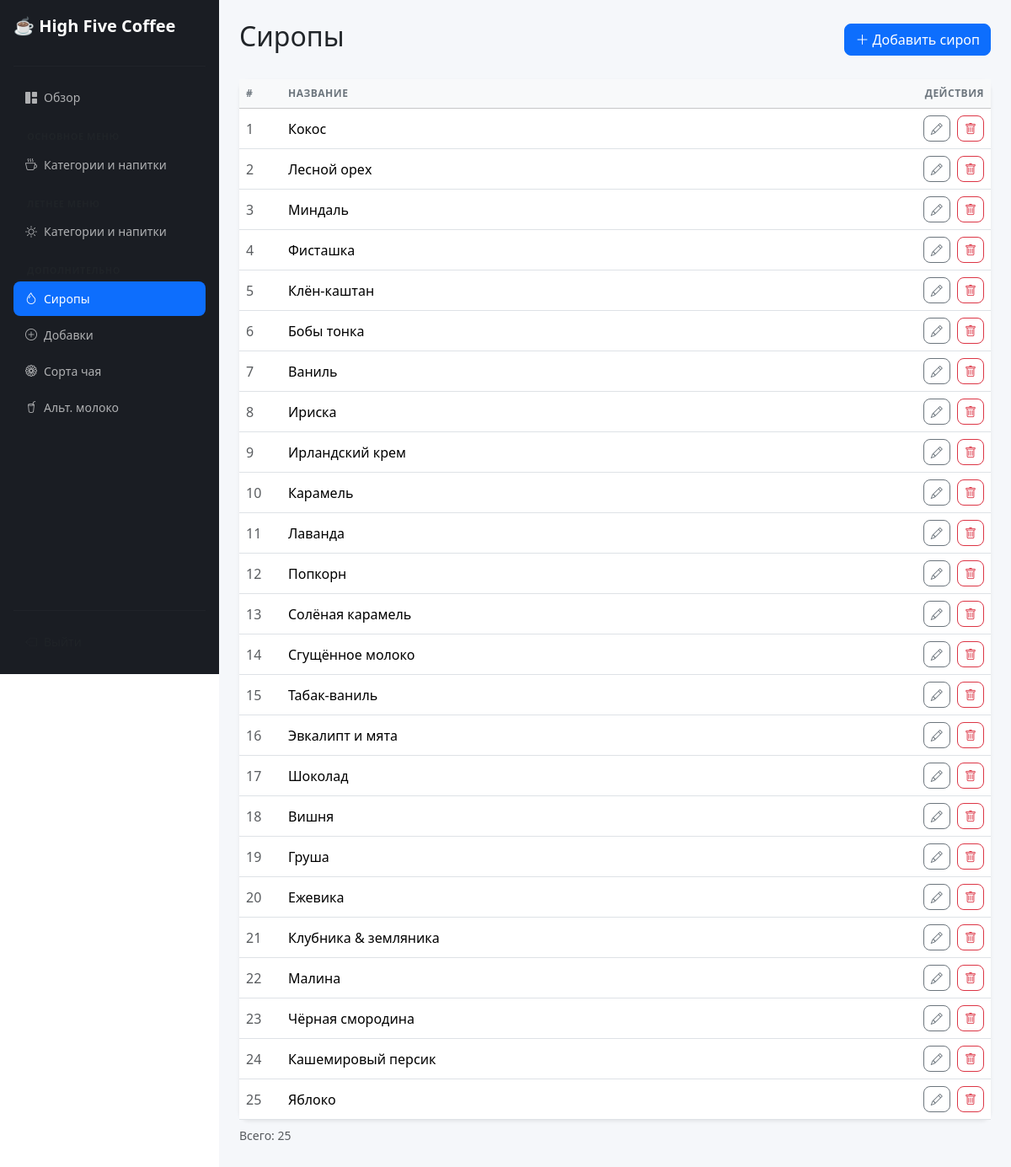
Page /syrups (signed in) on the committed database.
### tables this page shows
CREATE TABLE syrups (
            id INTEGER PRIMARY KEY AUTOINCREMENT,
            name TEXT NOT NULL UNIQUE,
            sort_order INTEGER DEFAULT 0
        );

### admin/app.py (the view, shortened to what this page needs)
@app.route('/syrups', methods=['GET', 'POST'])
@login_required
def syrups():
    db = get_db()
    items = db.execute("SELECT * FROM syrups ORDER BY sort_order").fetchall()
    db.close()
    return render_template(
        'simple_list.html',
        items=items,
        title='Сиропы',
        item_label='сироп',
        route_name='syrups',
    )

### admin/app.py (called while the page is built)
def login_required(view):
    @functools.wraps(view)
    def wrapped(**kwargs):
        if not session.get('logged_in'):
            return redirect(url_for('login'))
        return view(**kwargs)
    return wrapped

### admin/database.py (called while the page is built)
def get_db():
    conn = sqlite3.connect(DB_PATH)
    conn.row_factory = sqlite3.Row
    conn.execute("PRAGMA foreign_keys = ON")
    return conn

### admin/templates/simple_list.html (shortened to what this page needs)
{% extends "base.html" %}
{% block content %}
<div class="d-flex justify-content-between align-items-center mb-4">
    <h2>{{ title }}</h2>
    <button class="btn btn-primary" data-bs-toggle="collapse" data-bs-target="#addForm">
        <i class="bi bi-plus-lg me-1"></i>Добавить {{ item_label }}
    </button>
</div>
{% if items %}
<div class="card border-0 shadow-sm">
    <div class="table-responsive">
        <table class="table table-hover align-middle mb-0">
            <thead class="table-light">
                <tr>
                    <th style="width: 50px;">#</th>
                    <th>Название</th>
                    <th class="text-end" style="width: 140px;">Действия</th>
                </tr>
            </thead>
            <tbody>
                {% for item in items %}
                <tr>
                    <td class="text-muted">{{ loop.index }}</td>
                    <td class="fw-medium" id="name-display-{{ item.id }}">{{ item.name }}</td>
                    <td class="text-end">
                        <button class="btn btn-outline-secondary btn-sm me-1"
                                data-bs-toggle="modal" data-bs-target="#editModal{{ item.id }}">
                            <i class="bi bi-pencil"></i>
                        </button>
                        <form method="POST" action="{{ url_for(route_name) }}"
                              class="d-inline"
                              onsubmit="return confirm('Удалить «{{ item.name }}»?')">
                            <button class="btn btn-outline-danger btn-sm" type="submit">
                                <i class="bi bi-trash"></i>
                            </button>
                        </form>
                    </td>
                </tr>
                {% endfor %}
            </tbody>
        </table>
    </div>
</div>
<p class="text-muted small mt-2">Всего: {{ items|length }}</p>
{% else %}
<div class="text-center text-muted py-5">
    <i class="bi bi-inbox fs-1"></i>
    <p class="mt-2">Список пуст. Добавьте первый {{ item_label }}!</p>
</div>
{% endif %}
{% endblock %}

### admin/templates/base.html (shortened to what this page needs)
<!DOCTYPE html>
<html lang="ru">
<head>
    <link href="https://cdn.jsdelivr.net/npm/bootstrap@5.3.3/dist/css/bootstrap.min.css" rel="stylesheet">
    <link href="https://cdn.jsdelivr.net/npm/bootstrap-icons@1.11.3/font/bootstrap-icons.min.css" rel="stylesheet">
    <link href="{{ url_for('static', filename='style.css') }}" rel="stylesheet">
</head>
<body>
    <div class="d-flex">
        <nav class="sidebar d-flex flex-column flex-shrink-0 p-3">
            <a href="{{ url_for('dashboard') }}" class="d-flex align-items-center mb-3 text-decoration-none sidebar-brand">
                <span class="fs-5 fw-semibold">☕ High Five Coffee</span>
            </a>
            <hr>
            <ul class="nav nav-pills flex-column mb-auto">
                <li class="nav-item">
                    <a href="{{ url_for('dashboard') }}"
                       class="nav-link {% if request.endpoint == 'dashboard' %}active{% endif %}">
                        <i class="bi bi-grid-1x2-fill me-2"></i>Обзор
                    </a>
                </li>
                <li class="nav-header mt-3 mb-1 px-3 text-uppercase small text-muted fw-bold">Основное меню</li>
                <li class="nav-item">
                    <a href="{{ url_for('categories') }}"
                       class="nav-link {% if request.endpoint in ('categories', 'category_drinks', 'add_drink', 'edit_drink') %}active{% endif %}">
                        <i class="bi bi-cup-hot me-2"></i>Категории и напитки
                    </a>
                </li>
                <li class="nav-header mt-3 mb-1 px-3 text-uppercase small text-muted fw-bold">Летнее меню</li>
                <li class="nav-item">
                    <a href="{{ url_for('summer_categories') }}"
                       class="nav-link {% if request.endpoint in ('summer_categories', 'summer_drinks', 'add_summer_drink', 'edit_summer_drink') %}active{% endif %}">
                        <i class="bi bi-sun me-2"></i>Категории и напитки
                    </a>
                </li>
                <li class="nav-header mt-3 mb-1 px-3 text-uppercase small text-muted fw-bold">Дополнительно</li>
                <li class="nav-item">
                    <a href="{{ url_for('syrups') }}"
                       class="nav-link {% if request.endpoint == 'syrups' %}active{% endif %}">
                        <i class="bi bi-droplet me-2"></i>Сиропы
                    </a>
                </li>
                <li class="nav-item">
                    <a href="{{ url_for('dopings') }}"
                       class="nav-link {% if request.endpoint == 'dopings' %}active{% endif %}">
                        <i class="bi bi-plus-circle me-2"></i>Добавки
                    </a>
                </li>
                <li class="nav-item">
                    <a href="{{ url_for('tea_types') }}"
                       class="nav-link {% if request.endpoint == 'tea_types' %}active{% endif %}">
                        <i class="bi bi-flower1 me-2"></i>Сорта чая
                    </a>
                </li>
                <li class="nav-item">
                    <a href="{{ url_for('alt_milk') }}"
                       class="nav-link {% if request.endpoint == 'alt_milk' %}active{% endif %}">
                        <i class="bi bi-cup-straw me-2"></i>Альт. молоко
                    </a>
                </li>
            </ul>
            <hr>
            <a href="{{ url_for('logout') }}" class="nav-link text-muted">
                <i class="bi bi-box-arrow-left me-2"></i>Выйти
            </a>
        </nav>
        <main class="main-content flex-grow-1">
            <div class="p-4">
                {% block content %}{% endblock %}
            </div>
        </main>
    </div>
</body>
</html>

### admin/static/style.css (style rules this page uses)
.sidebar { width: 260px; min-height: 100vh; background: #1a1d23; position: sticky; top: 0; height: 100vh; overflow-y: auto; }
.sidebar-brand { color: #ffffff; }
.sidebar hr { border-color: rgba(255, 255, 255, 0.1); }
.sidebar .nav-link { color: rgba(255, 255, 255, 0.65); border-radius: 8px; padding: 10px 14px; margin-bottom: 2px; transition: all 0.15s ease; font-size: 14px; }
.sidebar .nav-link.active { color: #ffffff; background: #0d6efd; }
.sidebar .nav-header { font-size: 11px; letter-spacing: 0.5px; }
.main-content { background: #f5f7fa; min-height: 100vh; }
.table th { font-size: 12px; text-transform: uppercase; letter-spacing: 0.5px; color: #6c757d; border-bottom-width: 1px; }
.card { border-radius: 12px; }
.btn { border-radius: 8px; }

### rows in the picture
syrups: name "Кокос"
syrups: name "Лесной орех"
syrups: name "Миндаль"
syrups: name "Фисташка"
syrups: name "Клён-каштан"
syrups: name "Бобы тонка"
syrups: name "Ваниль"
syrups: name "Ириска"
syrups: name "Ирландский крем"
syrups: name "Карамель"
syrups: name "Лаванда"
syrups: name "Попкорн"
syrups: name "Солёная карамель"
syrups: name "Сгущённое молоко"
syrups: name "Табак-ваниль"
syrups: name "Эвкалипт и мята"
syrups: name "Шоколад"
syrups: name "Вишня"
syrups: name "Груша"
syrups: name "Ежевика"
syrups: name "Клубника & земляника"
syrups: name "Малина"
syrups: name "Чёрная смородина"
syrups: name "Кашемировый персик"
syrups: name "Яблоко"

### other values in the picture
{{ title }} "Сиропы"
{{ item_label }} "сироп"
{{ items|length }} "25"
